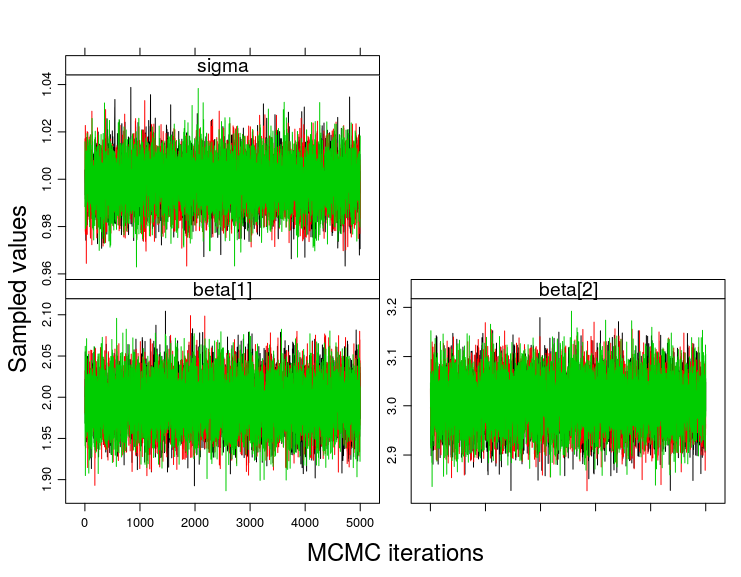

Generate this figure with R:
# From Bayesian Models for Astrophysical Data 
# by Hilbe, de Souza & Ishida, 2017, Cambridge Univ. Press

# Code 4.1 Normal linear model in R using JAGS


require(R2jags)

set.seed(1056)                           # set seed to replicate example
nobs = 5000                              # number of observations in model

x1 <- runif(nobs)                        # random uniform variable
beta0 = 2.0                              # intercept
beta1 = 3.0                              # slope or coefficient
xb <- beta0 + beta1 * x1                 # linear predictor, xb
y <- rnorm(nobs, xb, sd=1)               # create y as adjusted random normal variate

# Construct data dictionary
X <- model.matrix(~ 1 + x1)
K <- ncol(X)
model.data <- list(Y = y,               # Response variable
                   X = X,               # Predictors
                   K = K,               # Number of predictors including the intercept
                   N = nobs             # Sample size
)

# Model set up
NORM <- "model{
    # Diffuse normal priors for predictors
    for (i in 1:K) { beta[i] ~ dnorm(0, 0.0001) }

    # Uniform prior for standard deviation
    tau <- pow(sigma, -2) # precision
    sigma ~ dunif(0, 100) # standard deviation

    # Likelihood function
    for (i in 1:N){
        Y[i] ~ dnorm(mu[i],tau)
        mu[i] <- eta[i]
        eta[i] <- inprod(beta[], X[i,])
    }
}"

# Initial values
inits <- function () {
    list(beta = rnorm(K, 0, 0.01))
}

# Parameters to be displayed
    params <- c("beta", "sigma")

# MCMC
normfit <- jags(data = model.data,
                inits = inits,
                parameters = params,
                model = textConnection(NORM),
                n.chains = 3,
                n.iter = 15000,
                n.thin = 1,
                n.burnin = 10000)

print(normfit, intervals = c(0.025, 0.975), digits = 2)


# Plot the chains to assess mixing
source("CH-Figures.R")
out <- normfit$BUGSoutput
MyBUGSChains(out,c(uNames("beta",K),"sigma"))

# Display the histograms
out <- normfit$BUGSoutput
MyBUGSHist(out,c(uNames("beta",K),"sigma"))
